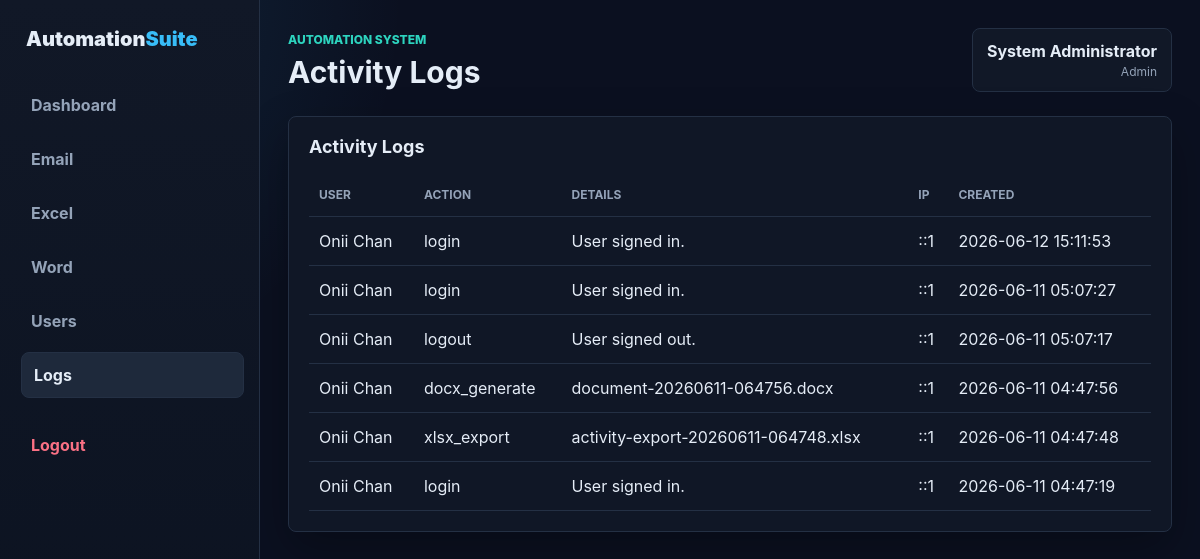
The app's page /public/logs (signed in) with its own data.
### tables this page shows
CREATE TABLE `activity_logs` (
  `id` int(11) NOT NULL,
  `user_id` int(11) DEFAULT NULL,
  `action` varchar(120) NOT NULL,
  `details` text DEFAULT NULL,
  `ip_address` varchar(64) DEFAULT NULL,
  `user_agent` varchar(255) DEFAULT NULL,
  `created_at` timestamp NOT NULL DEFAULT current_timestamp()
);

CREATE TABLE `users` (
  `id` int(11) NOT NULL,
  `name` varchar(120) NOT NULL,
  `email` varchar(160) NOT NULL,
  `fullname` varchar(100) NOT NULL,
  `username` varchar(50) NOT NULL,
  `password` varchar(255) NOT NULL,
  `role` enum('admin','employee') DEFAULT 'employee',
  `is_active` tinyint(1) NOT NULL DEFAULT 1,
  `created_at` timestamp NOT NULL DEFAULT current_timestamp()
);

### app/Controllers/Controller.php (called while the page is built, shortened)
<?php
abstract class Controller
{
    protected function view(string $view, array $data = []): void
    {
        extract($data, EXTR_SKIP);
        require BASE_PATH . '/app/Views/layouts/app.php';
    }
}

### app/Controllers/LogController.php (called while the page is built, shortened)
<?php
class LogController extends Controller
{
    public function index(): void
    {
        $this->view('logs/index', ['title' => 'Activity Logs', 'logs' => (new ActivityLog())->latest(100), 'csrf' => $this->csrf()]);
    }
}

### public/index.php (called while the page is built, shortened)
<?php
require dirname(__DIR__) . '/app/bootstrap.php';
$path = trim(parse_url($_SERVER['REQUEST_URI'], PHP_URL_PATH), '/');
$base = trim(parse_url(config('app.url'), PHP_URL_PATH), '/');
if ($base !== '' && str_starts_with($path, $base)) {
    $path = trim(substr($path, strlen($base)), '/');
}
$path = $path === '' ? 'login' : $path;
$method = $_SERVER['REQUEST_METHOD'];
$routes = [
    'GET login' => [AuthController::class, 'login'],
    'POST login' => [AuthController::class, 'authenticate'],
    'GET register' => [AuthController::class, 'register'],
    'POST register' => [AuthController::class, 'store'],
    'POST logout' => [AuthController::class, 'logout'],
    'GET dashboard' => [DashboardController::class, 'index'],
    'GET email' => [EmailController::class, 'index'],
    'POST email/sync' => [EmailController::class, 'sync'],
    'GET excel' => [ExcelController::class, 'index'],
    'POST excel/export' => [ExcelController::class, 'export'],
    'GET word' => [WordController::class, 'index'],
    'POST word/generate' => [WordController::class, 'generate'],
    'GET logs' => [LogController::class, 'index'],
    'GET users' => [UserController::class, 'index'],
    'POST users/create' => [UserController::class, 'create'],
    'POST users/toggle' => [UserController::class, 'toggle'],
];
$key = $method . ' ' . $path;
[$class, $action] = $routes[$key];
(new $class())->$action();

### app/bootstrap.php (called while the page is built, shortened)
<?php
spl_autoload_register(function (string $class): void {
    $prefix = 'App\\';
    $path = BASE_PATH . '/app/' . str_replace('\\', '/', substr($class, strlen($prefix))) . '.php';
});
function env(string $key, ?string $default = null): ?string
{
    $value = getenv($key);
    return $value === false ? $default : $value;
}
function config(string $key, mixed $default = null): mixed
{
    static $loaded = [];
    [$file, $item] = array_pad(explode('.', $key, 2), 2, null);
    if (!isset($loaded[$file])) {
        $path = BASE_PATH . '/config/' . $file . '.php';
        $loaded[$file] = is_file($path) ? require $path : [];
    }
    return $item === null ? $loaded[$file] : ($loaded[$file][$item] ?? $default);
}
function app_url(string $path = ''): string
{
    return config('app.url') . '/' . ltrim($path, '/');
}
function e(mixed $value): string
{
    return htmlspecialchars((string) $value, ENT_QUOTES, 'UTF-8');
}

### config/app.php (called while the page is built)
<?php
return [
    'name' => env('APP_NAME', 'Automation System'),
    'url' => rtrim(env('APP_URL', '/DTR/public'), '/'),
    'env' => env('APP_ENV', 'production'),
];

### config/database.php (called while the page is built)
<?php
return [
    'host' => env('DB_HOST', '127.0.0.1'),
    'port' => env('DB_PORT', '3306'),
    'name' => env('DB_NAME', 'dtr_automation'),
    'user' => env('DB_USER', ''),
    'pass' => env('DB_PASS', ''),
    'charset' => 'utf8mb4',
];

### app/Models/Model.php (called while the page is built, shortened)
<?php
abstract class Model
{
    public function __construct()
    {
        $this->db = Database::connection();
    }
}

### app/Models/Database.php (called while the page is built, shortened)
<?php
class Database
{
    private static ?PDO $pdo = null;
    public static function connection(): PDO
    {
        $db = config('database');
        $dsn = sprintf(
            'mysql:host=%s;port=%s;dbname=%s;charset=%s',
            $db['host'],
            $db['port'],
            $db['name'],
            $db['charset']
        );
        try {
            self::$pdo = new PDO($dsn, $db['user'], $db['pass'], [
                PDO::ATTR_ERRMODE => PDO::ERRMODE_EXCEPTION,
                PDO::ATTR_DEFAULT_FETCH_MODE => PDO::FETCH_ASSOC,
                PDO::ATTR_EMULATE_PREPARES => false,
            ]);
            return self::$pdo;
        } catch (PDOException $e) {
            http_response_code(500);
            exit('Database connection failed. Check your .env database settings.');
        }
    }
}

### app/Models/ActivityLog.php (called while the page is built, shortened)
<?php
class ActivityLog extends Model
{
    public function latest(int $limit = 15): array
    {
        $stmt = $this->db->prepare(
            'SELECT l.*, u.name FROM activity_logs l LEFT JOIN users u ON u.id = l.user_id ORDER BY l.created_at DESC LIMIT ?'
        );
        $stmt->bindValue(1, $limit, \PDO::PARAM_INT);
        $stmt->execute();
        return $stmt->fetchAll();
    }
}

### app/Views/logs/index.php (the view)
<section class="card">
  <div class="card-head"><h2>Activity Logs</h2></div>
  <div class="table-wrap">
    <table>
      <thead><tr><th>User</th><th>Action</th><th>Details</th><th>IP</th><th>Created</th></tr></thead>
      <tbody>
      <?php foreach ($logs as $log): ?>
        <tr><td><?= e($log['name'] ?? 'System') ?></td><td><?= e($log['action']) ?></td><td><?= e($log['details']) ?></td><td><?= e($log['ip_address']) ?></td><td><?= e($log['created_at']) ?></td></tr>
      <?php endforeach; ?>
      </tbody>
    </table>
  </div>
</section>

### app/Views/layouts/app.php (shortened to what this page needs)
<?php
$authUser = $_SESSION['user'] ?? null;
$nav = [
    'dashboard' => 'Dashboard',
    'email' => 'Email',
    'excel' => 'Excel',
    'word' => 'Word',
];
if (($authUser['role'] ?? '') === 'admin') {
    $nav['users'] = 'Users';
    $nav['logs'] = 'Logs';
}
$layoutPath = BASE_PATH . '/app/Views/layouts';
?>
<!DOCTYPE html>
<html lang="en">
<head>
  <link rel="stylesheet" href="<?= e(app_url('assets/css/app.css')) ?>">
  <link rel="stylesheet" href="<?= e(app_url('assets/css/loading.css')) ?>">
</head>
<body>
<?php if ($authUser): ?>
  <div class="shell">
    <?php require $layoutPath . '/partials/sidebar.php'; ?>
    <main class="content">
      <header class="topbar">
        <div>
          <p class="eyebrow"><?= e(config('app.name')) ?></p>
          <h1><?= e($title ?? 'Dashboard') ?></h1>
        </div>
        <div class="profile">
          <strong><?= e($authUser['name']) ?></strong>
          <span><?= e(ucfirst($authUser['role'])) ?></span>
        </div>
      </header>
      <?php require $viewFile; ?>
    </main>
  </div>
<?php endif; ?>
</body>
</html>

### app/Views/layouts/partials/sidebar.php (shortened to what this page needs)
<aside class="sidebar" id="app-sidebar">
  <a class="brand" href="<?= e(app_url('dashboard')) ?>">Automation<span>Suite</span></a>
  <nav>
    <?php foreach ($nav as $path => $label): ?>
      <a href="<?= e(app_url($path)) ?>" class="<?= str_contains($_SERVER['REQUEST_URI'] ?? '', $path) ? 'active' : '' ?>"><?= e($label) ?></a>
    <?php endforeach; ?>
  </nav>
  <form method="post" action="<?= e(app_url('logout')) ?>">
    <button class="logout" type="submit">Logout</button>
  </form>
</aside>

### public/assets/css/app.css (style rules this page uses)
:root { color-scheme: dark; --bg: #0b1020; --panel: #111827; --panel-2: #0f172a; --line: #243044; --text: #e5edf7; --muted: #94a3b8; --brand: #38bdf8; --brand-2: #2dd4bf; --danger: #fb7185; --success: #34d399; --shadow: 0 18px 45px rgba(0, 0, 0, .28); }
* { box-sizing: border-box; }
body { margin: 0; min-height: 100vh; background: radial-gradient(circle at top left, rgba(56, 189, 248, .14), transparent 28%), var(--bg); color: var(--text); font-family: Inter, Segoe UI, Arial, sans-serif; line-height: 1.5; overflow-x: hidden; }
a { color: var(--brand); text-decoration: none; }
.shell { display: grid; grid-template-columns: 260px minmax(0, 1fr); min-height: 100vh; }
.sidebar { position: sticky; top: 0; height: 100vh; padding: 24px 18px; background: linear-gradient(180deg, #111827, #0b1220); border-right: 1px solid var(--line); z-index: 30; transition: transform .28s ease, box-shadow .28s ease; }
.brand { display: block; margin: 0 8px 28px; color: var(--text); font-weight: 900; font-size: 20px; }
.brand span { color: var(--brand); }
.sidebar nav { display: grid; gap: 8px; }
.sidebar nav a, .logout { width: 100%; min-height: 42px; padding: 10px 12px; border: 1px solid transparent; border-radius: 8px; background: transparent; color: var(--muted); text-align: left; font: inherit; font-weight: 700; cursor: pointer; transition: background .18s ease, color .18s ease, border-color .18s ease, transform .18s ease; }
.sidebar nav a:hover, .sidebar nav a.active { background: #1e293b; color: var(--text); border-color: var(--line); transform: translateX(3px); }
.logout { margin-top: 24px; color: var(--danger); }
.content { min-width: 0; padding: 28px; animation: contentIn .36s ease both; }
.topbar { display: flex; align-items: center; justify-content: space-between; gap: 16px; margin-bottom: 24px; }
.eyebrow { margin: 0 0 6px; color: var(--brand-2); font-size: 12px; font-weight: 800; text-transform: uppercase; }
h1, h2 { margin: 0; line-height: 1.15; }
h1 { font-size: 30px; }
h2 { font-size: 18px; }
p { color: var(--muted); }
.profile { padding: 10px 14px; border: 1px solid var(--line); border-radius: 8px; background: var(--panel); text-align: right; }
.profile span { display: block; color: var(--muted); font-size: 12px; }
.card { min-width: 0; padding: 20px; border: 1px solid var(--line); border-radius: 8px; background: rgba(17, 24, 39, .94); box-shadow: var(--shadow); animation: cardIn .42s ease both; transition: transform .18s ease, border-color .18s ease, box-shadow .18s ease; }
.card-head { display: flex; align-items: center; justify-content: space-between; gap: 16px; margin-bottom: 16px; }
.table-wrap { overflow-x: auto; }
table { width: 100%; min-width: 620px; border-collapse: collapse; }
th, td { padding: 12px 10px; border-bottom: 1px solid var(--line); text-align: left; }
th { color: var(--muted); font-size: 12px; text-transform: uppercase; }

### records on screen
activity_logs: user.name "Onii Chan", action "login", details "User signed in.", ip_address "::1", created_at "2026-06-12 15:11:53"
activity_logs: user.name "Onii Chan", action "login", details "User signed in.", ip_address "::1", created_at "2026-06-11 05:07:27"
activity_logs: user.name "Onii Chan", action "logout", details "User signed out.", ip_address "::1", created_at "2026-06-11 05:07:17"
activity_logs: user.name "Onii Chan", action "docx_generate", details "document-20260611-064756.docx", ip_address "::1", created_at "2026-06-11 04:47:56"
activity_logs: user.name "Onii Chan", action "xlsx_export", details "activity-export-20260611-064748.xlsx", ip_address "::1", created_at "2026-06-11 04:47:48"
activity_logs: user.name "Onii Chan", action "login", details "User signed in.", ip_address "::1", created_at "2026-06-11 04:47:19"

### other values on screen
$label "Dashboard"
$label "Email"
$label "Excel"
$label "Word"
$label "Users"
$label "Logs"
config('app.name') "AUTOMATION SYSTEM"
$title "Activity Logs"
$authUser['name'] "System Administrator"
$authUser['role'] "Admin"
